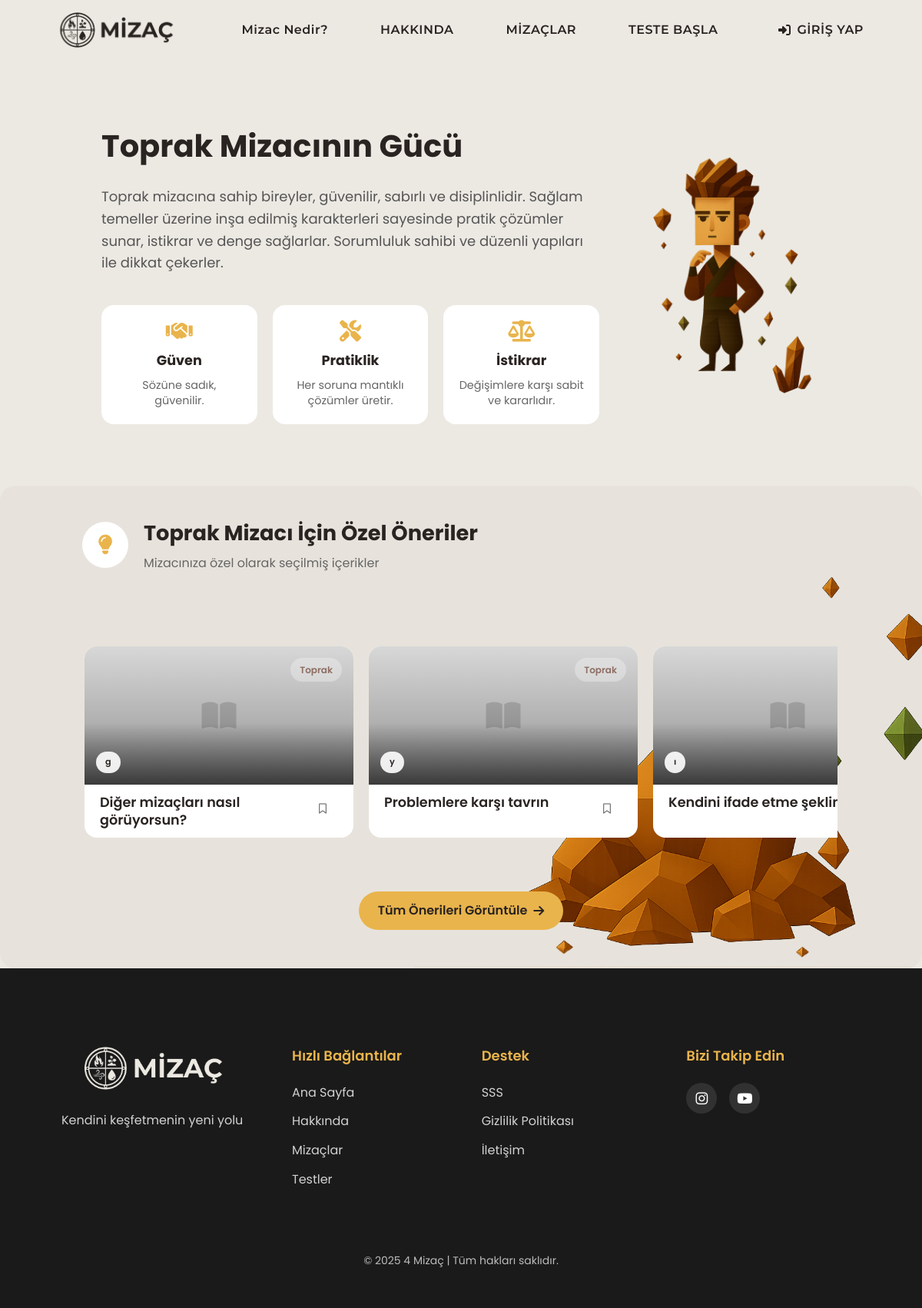
/temperaments/earth_more/, run on the app's committed database.
### profiles/models.py (models this page shows, shortened)
class RecommendedContent(models.Model):
    ELEMENT_CHOICES = [
        ('Ateş', 'Ateş'),
        ('Hava', 'Hava'),
        ('Su', 'Su'),
        ('Toprak', 'Toprak'),
    ]
    title = models.CharField(max_length=200, verbose_name="Başlık")
    short_description = models.TextField(verbose_name="Kısa Açıklama")
    content = models.TextField(verbose_name="İçerik")
    image = models.ImageField(upload_to='content_images/', blank=True, null=True, verbose_name="Görsel")
    category = models.ForeignKey(ContentCategory, on_delete=models.CASCADE, related_name="contents", verbose_name="Kategori")
    related_element_name = models.CharField(
        max_length=50,
        verbose_name="İlgili Mizaç Elementi",
        choices=ELEMENT_CHOICES,
        help_text="Ateş, Hava, Su veya Toprak değerlerinden birini seçin"
    )
    is_active = models.BooleanField(default=True, verbose_name="Aktif mi?")
    created_at = models.DateTimeField(auto_now_add=True, verbose_name="Oluşturulma Tarihi")
    updated_at = models.DateTimeField(auto_now=True, verbose_name="Güncellenme Tarihi")
    order = models.PositiveIntegerField(default=0, verbose_name="Sıralama")
    class Meta:
        verbose_name = "Önerilen İçerik"
        verbose_name_plural = "Önerilen İçerikler"
        ordering = ['order', '-created_at']

class ContentCategory(models.Model):
    name = models.CharField(max_length=100, verbose_name="Kategori Adı")
    description = models.TextField(blank=True, null=True, verbose_name="Açıklama")
    class Meta:
        verbose_name = "İçerik Kategorisi"
        verbose_name_plural = "İçerik Kategorileri"

### temperaments/views.py (the view, shortened to what this page needs)
# urls.py: path('earth_more/', views.earth_more, name='earth_more'),
def earth_more(request):
    element_suggestions = RecommendedContent.objects.filter(
        related_element_name='Toprak',
        is_active=True
    ).annotate(
        like_count=Count('user_interactions', filter=Q(user_interactions__liked=True))
    ).order_by('order', '-created_at')[:3]
    context = {
        'element_name': 'Toprak',
        'element_suggestions': element_suggestions,
    }
    if request.user.is_authenticated:
        test_result = TestResult.objects.filter(user=request.user).order_by('-date_taken').first()
        if test_result:
            is_users_element = test_result.dominant_element.name == "Toprak"
            context.update({
                'is_users_element': is_users_element,
                'has_test_result': True,
                'dominant_element': test_result.dominant_element
            })
        else:
            context.update({
                'has_test_result': False
            })
    else:
        context.update({
            'has_test_result': False
        })
    return render(request, 'temperaments/earth_more.html', context)

### templates/temperaments/earth_more.html (shortened to what this page needs)
{% extends 'base.html' %}
{% load static %}
{% block extra_css %}
<link rel="stylesheet" href="{% static 'css/temperaments.css' %}">
<link rel="stylesheet" href="{% static 'css/profiles.css' %}">
{% endblock %}
{% block content %}
<section class="earth-personality">
  <div class="container">
    <div class="earth-personality-container">
      <div class="earth-personality-text">
        <h1 class="temperament-title">Toprak Mizacının Gücü</h1>
        <p class="earth-personality-desc">
          Toprak mizacına sahip bireyler, güvenilir, sabırlı ve disiplinlidir. Sağlam temeller üzerine inşa edilmiş karakterleri sayesinde pratik çözümler sunar, istikrar ve denge sağlarlar. Sorumluluk sahibi ve düzenli yapıları ile dikkat çekerler.
        </p>
        <div class="earth-personality-cards">
          <div class="earth-personality-card">
            <i class="fas fa-handshake"></i>
            <h3>Güven</h3>
            <p>Sözüne sadık, güvenilir.</p>
          </div>
          <div class="earth-personality-card">
            <i class="fas fa-tools"></i>
            <h3>Pratiklik</h3>
            <p>Her soruna mantıklı çözümler üretir.</p>
          </div>
          <div class="earth-personality-card">
            <i class="fas fa-balance-scale"></i>
            <h3>İstikrar</h3>
            <p>Değişimlere karşı sabit ve kararlıdır.</p>
          </div>
        </div>
      </div>
      <div class="earth-personality-image">
        <img src="{% static 'images/earth-newicon.png' %}" alt="Toprak Mizacı">
      </div>
    </div>
</section>
<div class="premium-content-section element-section toprak">
  <div class="premium-content-background">
    <div class="premium-content-container">
      <div class="container">
        <div class="premium-section-title">
          <i class="fas fa-lightbulb"></i>
          <div class="section-title-content">
            <h2>{{ element_name }} Mizacı İçin Özel Öneriler</h2>
            <p>Mizacınıza özel olarak seçilmiş içerikler</p>
          </div>
        </div>
      </div>
      <div class="content-slider-wrapper">
        {% if element_suggestions %}
          <div class="content-slider-container">
            <div class="content-slider improved-slider" id="contentSlider">
              {% for content in element_suggestions %}
                <div class="premium-card" data-content-id="{{ content.id }}" data-category="{{ content.category.id }}">
                  <div class="premium-card-inner">
                    {% if content.image %}
                      <div class="premium-card-image" style="background-image: url('{{ content.image.url }}')">
                        <div class="content-element toprak">{{ element_name }}</div>
                        <div class="content-category">{{ content.category.name }}</div>
                      </div>
                    {% else %}
                      <div class="premium-card-image placeholder-image">
                        <i class="fas fa-book-open"></i>
                        <div class="content-element toprak">{{ element_name }}</div>
                        <div class="content-category">{{ content.category.name }}</div>
                      </div>
                    {% endif %}
                    <div class="content-header">
                      <h3 class="content-title">{{ content.title }}</h3>
                      <button class="save-button-header {% if content.is_saved %}saved{% endif %}"
                              data-content-id="{{ content.id }}"
                              title="{% if content.is_saved %}Kaydedildi{% else %}Kaydet{% endif %}">
                        <i class="{% if content.is_saved %}fas{% else %}far{% endif %} fa-bookmark"></i>
                      </button>
                    </div>
                  </div>
                </div>
              {% endfor %}
            </div>
          </div>
        {% endif %}
      </div>
      <div class="container">
        <div class="suggestions-more">
          <a href="{% url 'my_suggestions' %}" class="more-link">
            Tüm Önerileri Görüntüle <i class="fas fa-arrow-right"></i>
          </a>
        </div>
      </div>
    </div>
  </div>
</div>
{% endblock %}

### templates/base.html (shortened to what this page needs)
{% load static %}
<!DOCTYPE html>
<html lang="tr">
<head>
    {% load static %}
    <link rel="stylesheet" href="{% static 'css/base.css' %}">
    {% block extra_css %}{% endblock %}
    <link href="https://cdnjs.cloudflare.com/ajax/libs/font-awesome/6.4.0/css/all.min.css" rel="stylesheet">
</head>
<body>
    <div class="page-container">
        <header class="nav-container">
            <div class="header-content">
                <a href="{% url 'index' %}" class="logo">
                    <img src="{% static 'images/logo.jpg' %}" alt="MİZAÇ" class="logo-img">
                </a>
                <nav class="nav-links">
                    <a href="{% url 'temperament' %}" class="nav-item">Mizac Nedir?</a>
                    <a href="{% url 'about' %}" class="nav-item">HAKKINDA</a>
                    <a href="{% url 'temperaments' %}" class="nav-item">MİZAÇLAR</a>
                    <a href="{% url 'test_list' %}" class="nav-item">TESTE BAŞLA</a>
                </nav>
                {% if user.is_authenticated %}
                <div class="profile-container">
                    <button class="profile-button">
                        <i class="fas fa-user-circle"></i>
                        <span class="username-display">{{ user.username }}</span>
                    </button>
                    <div class="dropdown-content">
                        <div class="dropdown-username">{{ user.username }}</div>
                        <a href="{% url 'my_temperament' %}"><i class="fas fa-star"></i> Mizacım</a>
                        <a href="{% url 'my_suggestions' %}"><i class="fas fa-lightbulb"></i> Önerilerim</a>
                        <a href="{% url 'profiles' %}"><i class="fas fa-cog"></i> Profil Ayarlarım</a>
                        <a href="{% url 'logout' %}"><i class="fas fa-sign-out-alt"></i> Çıkış Yap</a>
                    </div>
                </div>
                {% else %}
                    <a href="{% url 'login' %}" class="login-button"><i class="fas fa-sign-in-alt"></i> GİRİŞ YAP</a>
                {% endif %}
            </div>
        </header>
        <main>
            {% block content %}{% endblock %}
        </main>
        <footer>
            <div class="container">
                <div class="footer-content">
                    <div class="footer-logo">
                        <img src="{% static 'images/l2.jpg' %}" alt="MİZAÇ" class="footer-logo-img">
                        <p>Kendini keşfetmenin yeni yolu</p>
                    </div>
                    <div class="footer-links">
                        <div class="footer-column">
                            <h3>Hızlı Bağlantılar</h3>
                            <ul>
                                <li><a href="{% url 'index' %}">Ana Sayfa</a></li>
                                <li><a href="{% url 'about' %}">Hakkında</a></li>
                                <li><a href="{% url 'temperaments' %}">Mizaçlar</a></li>
                                <li><a href="{% url 'test_list' %}">Testler</a></li>
                            </ul>
                        </div>
                        <div class="footer-column">
                            <h3>Destek</h3>
                            <ul>
                                <li><a href="{% url 'temperament' %}#faq-section">SSS</a></li>
                                <li><a href="{% url 'privacypolicy' %}">Gizlilik Politikası</a></li>
                                <li><a href="{% url 'about' %}">İletişim</a></li>
                            </ul>
                        </div>
                    </div>
                    <div class="footer-social">
                        <h3>Bizi Takip Edin</h3>
                        <div class="social-icons">
                            <a href="#" aria-label="Instagram"><i class="fab fa-instagram"></i></a>
                            <a href="#" aria-label="Youtube"><i class="fab fa-youtube"></i></a>
                        </div>
                    </div>
                </div>
                <div class="footer-bottom">
                    <p>&copy; 2025 4 Mizaç | Tüm hakları saklıdır.</p>
                </div>
            </div>
        </footer>
    </div>
</body>
</html>

### static/css/temperaments.css (style rules this page uses)
:root { --primary-color: #292321; --secondary-color: #ece9e3; --accent-color: #e9b44c; --card-radius: 15px; --border-radius: 8px; --card-shadow: 0 10px 30px rgba(0, 0, 0, 0.08); --transition: all 0.3s ease; --light-text: #ffffff; --fire-color: #e74c3c; --fire-bg: rgba(231, 76, 60, 0.2); --air-color: #78909c; --air-bg: rgba(120, 144, 156, 0.2); --water-color: #2980b9; --water-bg: rgba(41, 128, 185, 0.2); --earth-color: #8d6e63; --earth-bg: rgba(141, 110, 99, 0.2); }
.temperament-title { font-size: 2.5rem; font-weight: 700; color: var(--primary-color); margin-bottom: 20px; }
.water-personality-container, .fire-personality-container, .air-personality-container, .earth-personality-container { display: flex; align-items: center; justify-content: space-between; gap: 40px; max-width: 1200px; margin: 60px auto; padding: 0 5%; flex-wrap: wrap; }
.water-personality-text, .fire-personality-text, .air-personality-text, .earth-personality-text { flex: 1 1 500px; opacity: 0; transform: translateY(30px); transition: var(--transition); }
.water-personality-desc, .fire-personality-desc, .air-personality-desc, .earth-personality-desc { font-size: 18px; color: #555; margin-bottom: 40px; line-height: 1.6; }
.water-personality-cards, .fire-personality-cards, .air-personality-cards, .earth-personality-cards { display: flex; gap: 20px; flex-wrap: wrap; }
.water-personality-card, .fire-personality-card, .air-personality-card, .earth-personality-card { background: #fff; border-radius: 16px; box-shadow: 0 10px 30px rgba(0,0,0,0.07); padding: 20px; flex: 1 1 150px; text-align: center; transition: transform 0.3s ease, box-shadow 0.3s ease; cursor: default; }
.water-personality-card i, .fire-personality-card i, .air-personality-card i, .earth-personality-card i { font-size: 28px; color: var(--accent-color); margin-bottom: 10px; }
.water-personality-card h3, .fire-personality-card h3, .air-personality-card h3, .earth-personality-card h3 { font-size: 1.1rem; margin-bottom: 8px; color: var(--primary-color); }
.water-personality-card p, .fire-personality-card p, .air-personality-card p, .earth-personality-card p { font-size: 0.9rem; color: #666; line-height: 1.4; }
.water-personality-image, .fire-personality-image, .air-personality-image, .earth-personality-image { flex: 1 1 100px; opacity: 0; transform: translateY(30px); transition: var(--transition); text-align: center; }
.water-personality-image img, .fire-personality-image img, .air-personality-image img, .earth-personality-image img { width: 100%; max-width: 500px; border-radius: 16px; box-shadow: 0 10px 30px rgba(0,0,0,0.07); transition: var(--transition); }
.appear { opacity: 1 !important; transform: translateY(0) !important; }
.placeholder-image { display: flex; justify-content: center; align-items: center; background-color: #f0f0f0; }
.placeholder-image i { font-size: 2.5rem; color: #ccc; }
.suggestions-more { text-align: center; margin-top: 20px; }
.more-link { display: inline-flex; align-items: center; gap: 8px; padding: 12px 25px; background-color: var(--accent-color); color: var(--primary-color); border-radius: 30px; font-weight: 600; text-decoration: none; transition: var(--transition); box-shadow: 0 5px 15px rgba(233, 180, 76, 0.3); }

### data on the page
RecommendedContent: related_element_name "Toprak", category.name "g", title "Diğer mizaçları nasıl görüyorsun?"
RecommendedContent: related_element_name "Toprak", category.name "y", title "Problemlere karşı tavrın"
RecommendedContent: category.name "ı", title "Kendini ifade etme…"

### other printed values
{{ element_name }} "Toprak"
